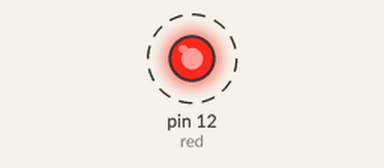
This sketch was run on a simulated Arduino Uno, built with avr-gcc and run on an emulated ATmega328P. Parts: output pins drawn as LEDs (lit = HIGH). Dashed ring = blinking.

Above: at 0.5 s.
Timing chart, 0 to 4.6 s (numbered marks = the images above):
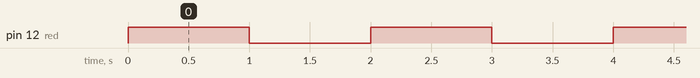

The sketch:

grand_elzing1.ino
```cpp
// C++ code
#define red 12
void setup()
{
  pinMode(red, OUTPUT);
}

void loop()
{
  digitalWrite(red, HIGH);
  delay(1000); // Wait for 1000 millisecond(s)
  digitalWrite(red, LOW);
  delay(1000); // Wait for 1000 millisecond(s)
}
```

Measured:
- by itself, pin 12 (red): alternates HIGH for 1.0 s and LOW for 1.0 s
